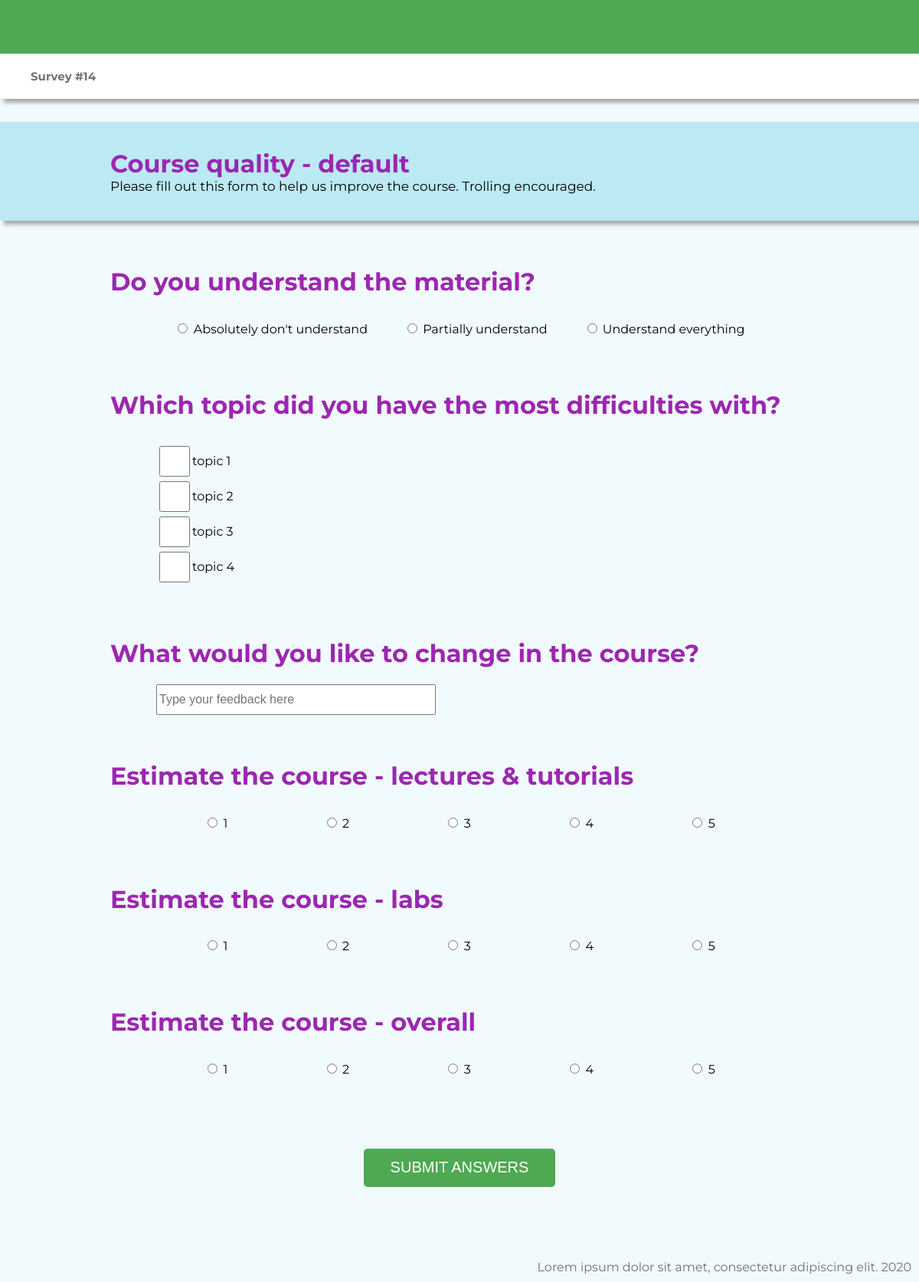
The app's page /polls/14/ with its own data.
### polls/models.py (models this page shows, shortened)
class Poll(models.Model):
    poll_name = models.CharField(max_length=200)
    pub_date = models.DateTimeField('date published')
    open_date = models.DateTimeField()
    close_date = models.DateTimeField()
    teachers = models.ForeignKey(Teaches, on_delete=models.CASCADE, null=True, default=None)
    is_from_default = models.BooleanField(default=True)
    def was_published_recently(self):
        now = timezone.now()
        return now - datetime.timedelta(days=1) <= self.pub_date <= now
    def create_similar(modeladmin, request, queryset):
        for p in queryset:
            p1 = p.copy()
    create_similar.short_discription = "Create copies of selected polls"
    was_published_recently.admin_order_field = 'pub_date'
    was_published_recently.boolean = True
    was_published_recently.short_description = 'Published recently?'

class Question(models.Model):
    TYPE_CHOICES = [
        (0, 'Single choice'),
        (1, 'Multichoice'),
        (2, 'Input text'),
        ]
    poll = models.ForeignKey(Poll, on_delete=models.CASCADE)
    question_text = models.CharField(max_length=200)
    type = models.SmallIntegerField(default='0', choices=TYPE_CHOICES)

class Choice(models.Model):
    question = models.ForeignKey(Question, on_delete=models.CASCADE)
    choice_text = models.CharField(max_length=200)
    votes = models.IntegerField(default=0)

### polls/views.py (the view)
# urls.py: path('<int:pk>/', views.DetailView.as_view(), name='detail'),
class DetailView(generic.DetailView):
    model = Poll
    template_name = 'polls/default_poll.html'
    def get_queryset(self):
        return Poll.objects.filter(pub_date__lte=timezone.now())

### polls/templates/polls/default_poll.html (shortened to what this page needs)
<!DOCTYPE html>
 <html lang="en">
 <head>
     {% load static %}
     <link rel="stylesheet" href="{% static 'style.css' %}">
     <link rel="stylesheet" href="{% static 'polls/poll_style.css' %}">
     <link rel="stylesheet" href="{% static 'polls/poll_style_mobile.css' %}">
 </head>
 <body>
     <header>
        <div class="green_stripe">
        </div>
        <div class="white_stripe">
            <h1 class="survey_number">Survey #{{ poll.id }}</h1>
        </div>
    </header>
     <div class="poll_title">
         <h1 class="poll_name">{{poll.poll_name}}</h1>
         <p class="poll_subtitle">Please fill out this form to help us improve the course. Trolling encouraged. </p>
     </div>
    <form action="{% url 'polls:vote' poll.id %}" method="post">{% csrf_token %}
        <div class="question_block">
             {% for question in poll.question_set.all %}
             <div class="question">
                 <h1 class="question_statement">{{question.question_text}}</h1>
                 {% if question.type == 0 %}
                 <div class="radio_option">
                     {% for choice in question.choice_set.all %}
                             <div>
                                 <input type="radio" name="{{question.id}}" id="choice{{ choice.id  }}" value="{{ choice.id }}">
                                 <label for="choice{{ choice.id  }}">{{ choice.choice_text }}</label><br>
                             </div>
                     {% endfor %}
                 </div>
                 {% elif question.type == 1 %}
                    <div class="mchoice_option">
                    {% for choice in question.choice_set.all %}
                        <div>
                            <input type="checkbox" name="{{question.id}}" id="choice.{{ choice.id  }}" value="{{ choice.id }}">
                            <label for="choice{{ choice.id  }}">{{ choice.choice_text }}</label><br>
                        </div>
                    {% endfor %}
                     </div>
                 {% else %}
                     <input type="text" class="small_text_option" placeholder="Type your feedback here" name="{{question.id}}" id="{{question.id}}">
                 {% endif %}
             </div>
             {% endfor %}
         </div>
         <div class="submit_button">
              <button type="submit" id="submit_default_survey">SUBMIT ANSWERS</button>
         </div>
     </form>
     <footer>
         <div>Lorem ipsum dolor sit amet, consectetur adipiscing elit. 2020</div>
     </footer>
 </body>
 </html>

### polls/static/style.css (style rules this page uses)
* { box-sizing: border-box; }
html, body { margin: 0; padding: 0; height: 100%; }
body { background-color: #F1FAFC; font-family: Montserrat, serif; font-style: normal; font-weight: normal; }
button { background-color: #4EA952; border: none; margin: 2%; width: 60%; height: 35px; font-size: 20px; color: white; outline: none; cursor: pointer; }
.green_stripe { color: #0D3911; background-color: #4EA952; padding: 10px 40px; height: 70px; display: flex; flex-direction: row; justify-content: space-between; }

### polls/static/polls/poll_style.css (style rules this page uses)
header { width: 100%; }
.white_stripe { background-color: white; padding: 10px 40px; -webkit-box-shadow: 5px 5px 5px darkgray; box-shadow: 5px 5px 5px darkgray; display: -webkit-box; display: -ms-flexbox; display: flex; -webkit-box-pack: justify; -ms-flex-pack: justify; justify-content: space-between; -webkit-box-align: center; -ms-flex-align: center; align-items: center; -webkit-box-orient: horizontal; -webkit-box-direction: normal; -ms-flex-direction: row; flex-direction: row; }
.white_stripe .survey_number { font-size: 15px; color: #727272; }
.poll_title { background-color: #BBEAF4; margin: 30px 0; padding: 35px 12%; -webkit-box-shadow: 5px 5px 5px darkgray; box-shadow: 5px 5px 5px darkgray; }
.poll_title .poll_name { color: #9C27B0; margin: 0; }
.poll_title .poll_subtitle { margin: 0; font-size: 17px; }
.question_block { margin: 35px 12%; }
.question_statement { color: #9C27B0; }
.question { margin: 60px 0; }
.radio_option { display: -webkit-box; display: -ms-flexbox; display: flex; -webkit-box-align: center; -ms-flex-align: center; align-items: center; -ms-flex-pack: distribute; justify-content: space-around; padding: 10px 60px; }
.mchoice_option { padding: 10px 60px; }
.mchoice_option div { display: -webkit-box; display: -ms-flexbox; display: flex; -webkit-box-align: center; -ms-flex-align: center; align-items: center; }
.mchoice_option input { height: 40px; width: 40px; }
.small_text_option { margin: 0 60px; height: 40px; width: 40%; font-size: 16px; }
.submit_button { display: -webkit-box; display: -ms-flexbox; display: flex; -webkit-box-align: center; -ms-flex-align: center; align-items: center; -webkit-box-pack: center; -ms-flex-pack: center; justify-content: center; }
button { height: 50px; width: 250px; font-size: 20px; border-radius: 5px; }
footer { height: 100px; display: -webkit-box; display: -ms-flexbox; display: flex; -webkit-box-align: end; -ms-flex-align: end; align-items: flex-end; -webkit-box-pack: end; -ms-flex-pack: end; justify-content: flex-end; padding: 10px; }
footer div { color: #727272; }

### records on screen
Poll: id "14", poll_name "Course quality - default"
Question: question_text "Do you understand the material?"
Choice: choice_text "Absolutely don't understand"
Choice: choice_text "Partially understand"
Choice: choice_text "Understand everything"
Question: question_text "Which topic did you have the most difficulties with?"
Choice: choice_text "topic 1"
Choice: choice_text "topic 2"
Choice: choice_text "topic 3"
Choice: choice_text "topic 4"
Question: question_text "What would you like to change in the course?"
Question: question_text "Estimate the course - lectures & tutorials"
Choice: choice_text "1"
Choice: choice_text "2"
Choice: choice_text "3"
Choice: choice_text "4"
Choice: choice_text "5"
Question: question_text "Estimate the course - labs"
Choice: choice_text "1"
Choice: choice_text "2"
Choice: choice_text "3"
Choice: choice_text "4"
Choice: choice_text "5"
Question: question_text "Estimate the course - overall"
Choice: choice_text "1"
Choice: choice_text "2"
Choice: choice_text "3"
Choice: choice_text "4"
Choice: choice_text "5"
